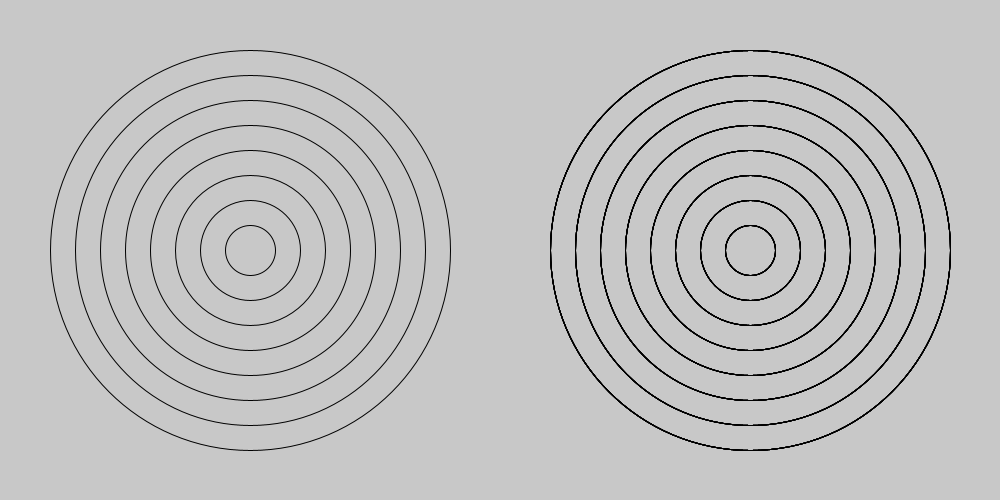
Frame 1 (no input)
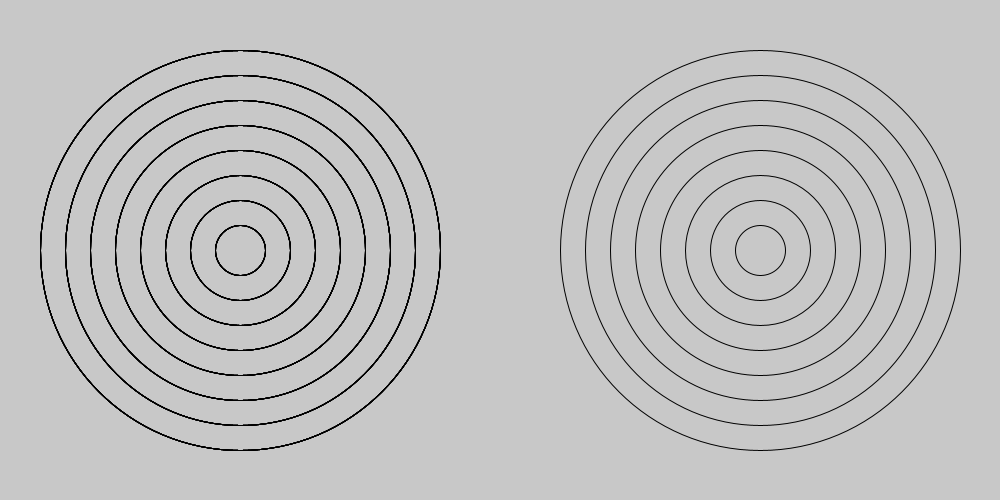
Frame 60 (the mouse pressed at the canvas centre just before this capture)
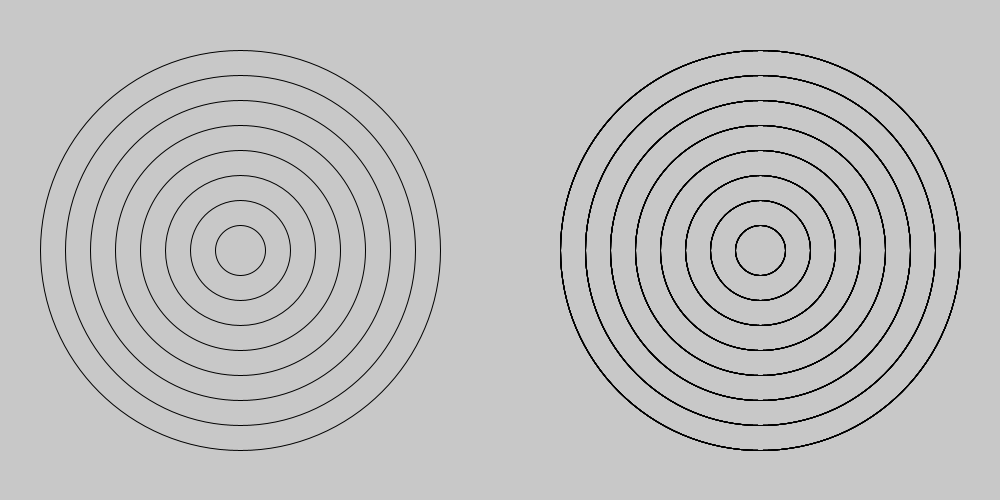
Frame 120 (the mouse held since frame 60 and released just before this capture)

The Processing sketch that drew these frames (run headless with seeded random() and noise(); from frame 60 on, the mouse is pressed at the canvas centre):

// Processing sketch: AmazingRings_Processing
// ── AmazingRings_Processing.pde
void setup() {
  size(1000, 500);
}
int x1 = 250;
int x2 = 750;
int x1speed = 10;
int x2speed = -10;
void draw() {
  background(200,200,200);
  for (int i = 8; i >= 0; i--) {
    if (i % 2 == 0) {
      noFill();
    } else {
      noFill();
    }
    ellipse(x1, 250, i*50, i*50);



    for (int y = 8; y >= 0; y--) {
      if (y % 2 == 0) {
        noFill();
      } else {
        noFill();
      }
      ellipse(x2, 250, i*50, i*50);
    }
  }
  
  if(x1 == 800){
    x1speed = -x1speed;
  
  }
  if(x2 == 200){
    x2speed = -x2speed;
    
    
  }
  if(x1 == 200){
    x1speed = -x1speed;
  }
  if(x2 == 800){
    x2speed = -x2speed;
  }
   x1+=x1speed;
    x2+=x2speed;
  
  
}
